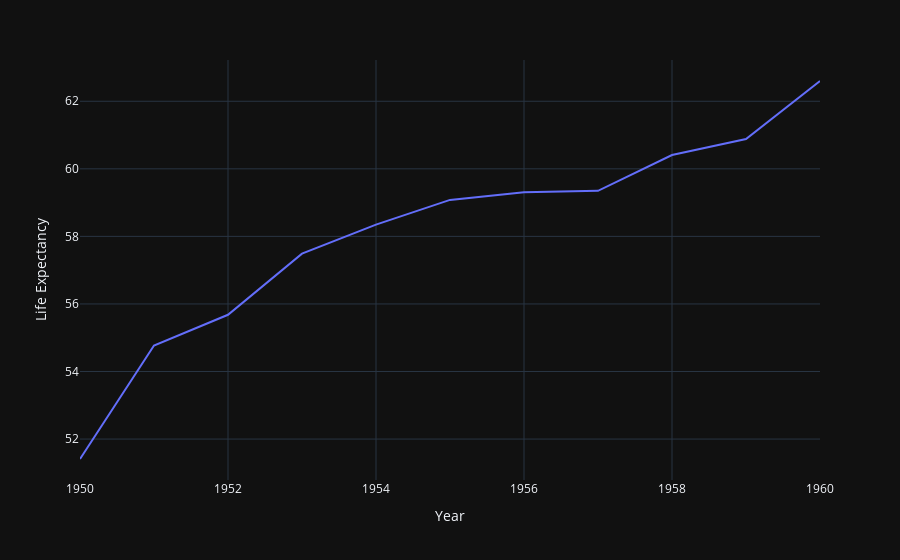

The notebook cell this image was saved under:
### Markdown cell above
### Gráfico de Linha

### Code cell
px.line(data_frame=df[df['Country'] == 'EUA'], x='Year', y='Life Expectancy')

### Figure 1 — Plotly figure (JSON) as saved in the notebook; plotly's stock layout.template omitted (floating-point values rounded to 4 significant figures)
{"data": [{"hovertemplate": "Year=%{x}<br>Life Expectancy=%{y}<extra></extra>", "legendgroup": "", "line": {"color": "#636efa", "dash": "solid"}, "marker": {"symbol": "circle"}, "mode": "lines", "name": "", "orientation": "v", "showlegend": false, "type": "scatter", "x": [1950, 1951, 1952, 1953, 1954, 1955, 1956, 1957, 1958, 1959, 1960], "xaxis": "x", "y": [51.41, 54.77, 55.68, 57.49, 58.35, 59.08, 59.31, 59.35, 60.41, 60.88, 62.6], "yaxis": "y"}], "layout": {"legend": {"tracegroupgap": 0}, "margin": {"t": 60}, "xaxis": {"anchor": "y", "domain": [0, 1], "title": {"text": "Year"}}, "yaxis": {"anchor": "x", "domain": [0, 1], "title": {"text": "Life Expectancy"}}}}
